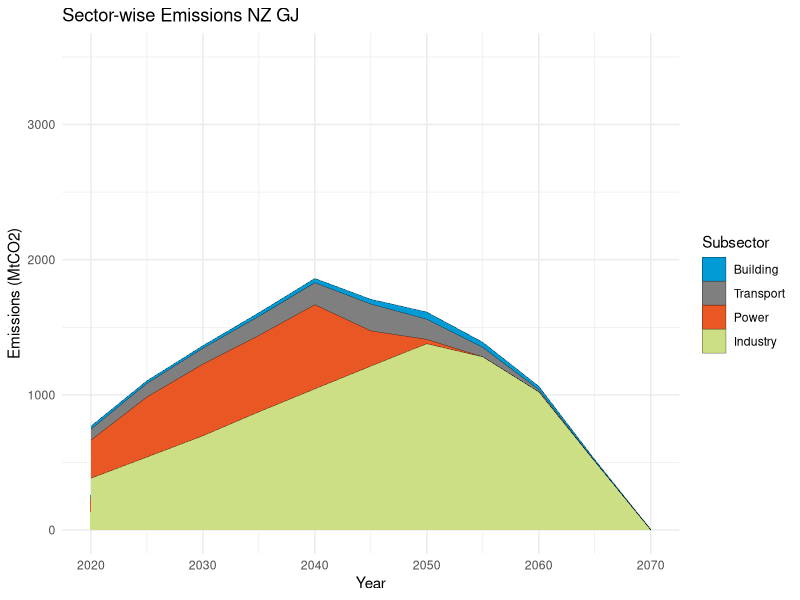

Write R code to recreate this figure.
library(readxl)
library(dplyr)
library(ggplot2)

data <- read_excel("data/AllSectorEmissions_NZ.xlsx")

selected_types <- c("Power", "Industry", "Building", "Transport")
selected_states <- c("GJ")

data_filtered <- data %>%
  filter(
    year %% 5 == 0,
    year >= 2020,
    year <= 2070,
    type %in% selected_types,
    region %in% selected_states,
    !is.na(adjusted_value)
  ) %>%
  mutate(adjusted_value = adjusted_value * 3.66)

# Calculate total emissions by type to decide stacking order
emission_totals <- data_filtered %>%
  group_by(type) %>%
  summarise(total = sum(adjusted_value, na.rm = TRUE)) %>%
  arrange(total)

# Reorder factor levels so smallest sector is at bottom
data_filtered$type <- factor(data_filtered$type, levels = emission_totals$type)

# Plot
ggplot(data_filtered, aes(x = year, y = adjusted_value, fill = type)) +
  geom_area(position = "stack", color = "black", size = 0.1) +
  scale_fill_manual(values = c(
    "Power" = "#e85724",
    "Industry" = "#ccdf84",
    "Building" = "#029bd6",
    "Transport" = "#7f7f7f"
  )) +
  scale_y_continuous(limits = c(0, 3500)) +
  labs(
    title = paste("Sector-wise Emissions NZ", paste(selected_states, collapse = ", ")),
    x = "Year",
    y = "Emissions (MtCO2)",
    fill = "Subsector"
  ) +
  theme_minimal(base_size = 11)


emission_totals <- data_filtered %>%
  group_by(type) %>%
  summarise(total = sum(adjusted_value, na.rm = TRUE)) %>%
  arrange(total)

emission_totals


